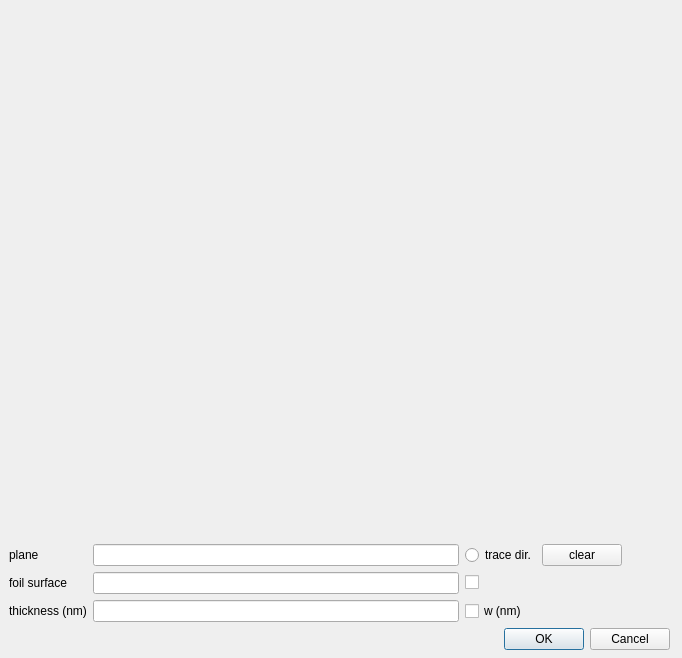
<?xml version="1.0" encoding="UTF-8"?>
<ui version="4.0">
 <class>Width</class>
 <widget class="QDialog" name="Width">
  <property name="geometry">
   <rect>
    <x>0</x>
    <y>0</y>
    <width>682</width>
    <height>658</height>
   </rect>
  </property>
  <property name="windowTitle">
   <string>Apparent Width</string>
  </property>
  <widget class="QWidget" name="layoutWidget">
   <property name="geometry">
    <rect>
     <x>9</x>
     <y>9</y>
     <width>661</width>
     <height>641</height>
    </rect>
   </property>
   <layout class="QGridLayout" name="gridLayout">
    <item row="0" column="0" colspan="7">
     <widget class="QWidget" name="mplwindow" native="true">
      <widget class="QWidget" name="gridLayoutWidget">
       <property name="geometry">
        <rect>
         <x>-1</x>
         <y>-1</y>
         <width>661</width>
         <height>501</height>
        </rect>
       </property>
       <layout class="QGridLayout" name="mplvl"/>
      </widget>
     </widget>
    </item>
    <item row="3" column="0">
     <widget class="QLabel" name="thickness_label">
      <property name="text">
       <string>thickness (nm)</string>
      </property>
     </widget>
    </item>
    <item row="1" column="4">
     <widget class="QPushButton" name="clear_button">
      <property name="text">
       <string>clear</string>
      </property>
     </widget>
    </item>
    <item row="1" column="2" colspan="2">
     <widget class="QRadioButton" name="trace_radio_button">
      <property name="text">
       <string>trace dir.</string>
      </property>
     </widget>
    </item>
    <item row="3" column="2" colspan="2">
     <widget class="QCheckBox" name="thickness_checkBox">
      <property name="text">
       <string>w (nm)</string>
      </property>
     </widget>
    </item>
    <item row="1" column="1">
     <widget class="QLineEdit" name="plane_entry"/>
    </item>
    <item row="4" column="3" colspan="4">
     <widget class="QDialogButtonBox" name="buttonBox">
      <property name="orientation">
       <enum>Qt::Horizontal</enum>
      </property>
      <property name="standardButtons">
       <set>QDialogButtonBox::Cancel|QDialogButtonBox::Ok</set>
      </property>
     </widget>
    </item>
    <item row="1" column="0">
     <widget class="QLabel" name="label">
      <property name="text">
       <string>plane</string>
      </property>
     </widget>
    </item>
    <item row="3" column="1">
     <widget class="QLineEdit" name="thickness"/>
    </item>
    <item row="2" column="0">
     <widget class="QLabel" name="label_2">
      <property name="text">
       <string>foil surface</string>
      </property>
     </widget>
    </item>
    <item row="2" column="1">
     <widget class="QLineEdit" name="foil_surface"/>
    </item>
    <item row="2" column="2" colspan="2">
     <widget class="QCheckBox" name="surface_box">
      <property name="text">
       <string/>
      </property>
     </widget>
    </item>
   </layout>
  </widget>
 </widget>
 <tabstops>
  <tabstop>thickness_checkBox</tabstop>
  <tabstop>buttonBox</tabstop>
 </tabstops>
 <resources/>
 <connections/>
</ui>
